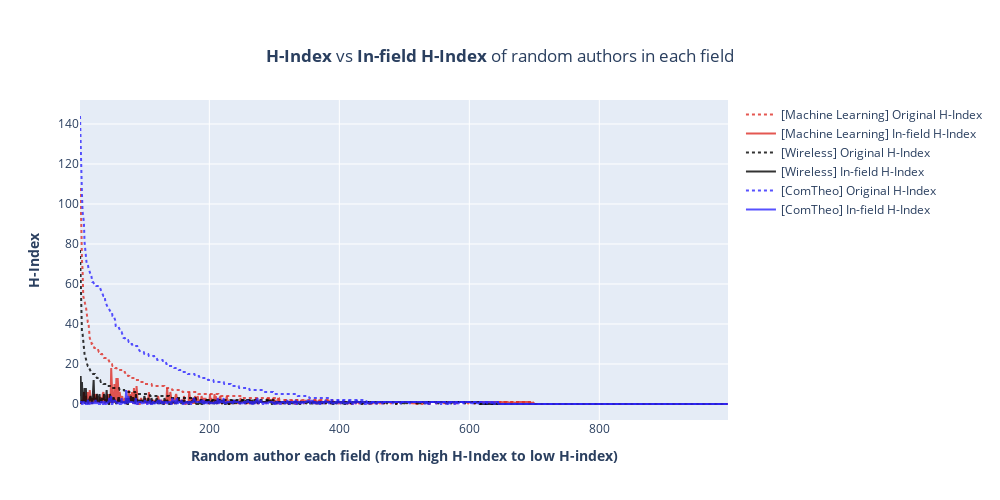

The code cell stored with this chart in its notebook:
### Markdown cell above
### H-Index

### Code cell
ml.sort_values('org_h_index', ascending=False, inplace=True)
ml['rank_hindex'] = range(1, ml.shape[0]+1)

wl.sort_values('org_h_index', ascending=False, inplace=True)
wl['rank_hindex'] = range(1, wl.shape[0]+1)

ct.sort_values('org_h_index', ascending=False, inplace=True)
ct['rank_hindex'] = range(1, ct.shape[0]+1)


fig = go.Figure()
# In machine learning field
fig.add_trace(go.Scatter(name='[Machine Learning] Original H-Index', x=ml['rank_hindex'], y=ml['org_h_index'],
               line = dict(width=2, dash='dot'), marker=dict(color='rgba(222,45,38,0.8)',)),)
fig.add_trace(go.Scatter(name='[Machine Learning] In-field H-Index', x=ml['rank_hindex'], y=ml['infield_h_index'],
               marker=dict(color='rgba(222,45,38,0.8)',)),)
# In wireless field
fig.add_trace(go.Scatter(name='[Wireless] Original H-Index', x=wl['rank_hindex'], y=wl['org_h_index'],
               line = dict(width=2, dash='dot'), marker=dict(color='rgba(0,0,0,0.8)',)),)
fig.add_trace(go.Scatter(name='[Wireless] In-field H-Index', x=wl['rank_hindex'], y=wl['infield_h_index'],
               marker=dict(color='rgba(0,0,0,0.8)',)),)
# In communication theory field
fig.add_trace(go.Scatter(name='[ComTheo] Original H-Index', x=ct['rank_hindex'], y=ct['org_h_index'],
               line = dict(width=2, dash='dot'), marker=dict(color='rgba(45,38,255,0.8)',)),)
fig.add_trace(go.Scatter(name='[ComTheo] In-field H-Index', x=ct['rank_hindex'], y=ct['infield_h_index'],
               marker=dict(color='rgba(45,38,255,0.8)',)),)

# Set parameters for the plot
fig.update_xaxes(title_text="<b>Random author each field (from high H-Index to low H-index)</b>")#, range=[0, 400])
fig.update_yaxes(title_text="<b>H-Index</b>")#, range=[0, 60])
fig.update_layout(title={'text': "<b>H-Index</b> vs <b>In-field H-Index</b> of random authors in each field",
                                          'y':0.9,'x':0.5,'xanchor': 'center','yanchor': 'top'},
                  autosize=False, width=1000,height=500,)
fig.update_xaxes()
fig.show()

### Figure 1 — Plotly figure (JSON) as saved in the notebook; plotly's stock layout.template omitted (floating-point values rounded to 4 significant figures; data arrays with more than 128 entries replaced by an {"elided": "..."} marker saying what was removed)
{"data": [{"line": {"dash": "dot", "width": 2}, "marker": {"color": "rgba(222,45,38,0.8)"}, "name": "[Machine Learning] Original H-Index", "type": "scatter", "x": {"elided": "998 int values"}, "y": {"elided": "998 int values"}}, {"marker": {"color": "rgba(222,45,38,0.8)"}, "name": "[Machine Learning] In-field H-Index", "type": "scatter", "x": {"elided": "998 int values"}, "y": {"elided": "998 int values"}}, {"line": {"dash": "dot", "width": 2}, "marker": {"color": "rgba(0,0,0,0.8)"}, "name": "[Wireless] Original H-Index", "type": "scatter", "x": {"elided": "996 int values"}, "y": {"elided": "996 int values"}}, {"marker": {"color": "rgba(0,0,0,0.8)"}, "name": "[Wireless] In-field H-Index", "type": "scatter", "x": {"elided": "996 int values"}, "y": {"elided": "996 int values"}}, {"line": {"dash": "dot", "width": 2}, "marker": {"color": "rgba(45,38,255,0.8)"}, "name": "[ComTheo] Original H-Index", "type": "scatter", "x": {"elided": "998 int values"}, "y": {"elided": "998 int values"}}, {"marker": {"color": "rgba(45,38,255,0.8)"}, "name": "[ComTheo] In-field H-Index", "type": "scatter", "x": {"elided": "998 int values"}, "y": {"elided": "998 int values"}}], "layout": {"autosize": false, "height": 500, "title": {"text": "<b>H-Index</b> vs <b>In-field H-Index</b> of random authors in each field", "x": 0.5, "xanchor": "center", "y": 0.9, "yanchor": "top"}, "width": 1000, "xaxis": {"title": {"text": "<b>Random author each field (from high H-Index to low H-index)</b>"}}, "yaxis": {"title": {"text": "<b>H-Index</b>"}}}}
